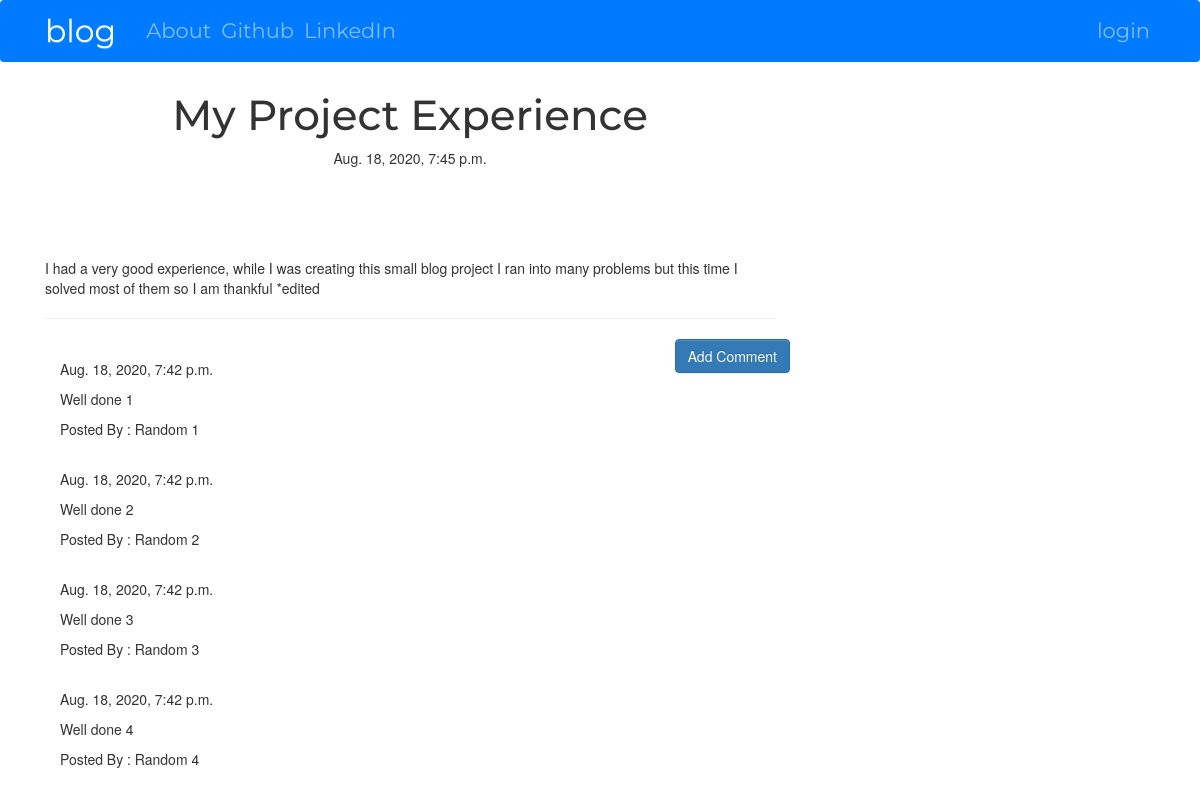
The page /post/10/ on the database its author committed.
### blog/models.py (models this page shows, shortened)
class Post(models.Model):
    author = models.ForeignKey('auth.User', on_delete=models.CASCADE)
    title = models.CharField("Post Title", max_length=200)
    text = models.TextField("Post Content")
    create_date = models.DateTimeField(default=timezone.now)
    published_date = models.DateTimeField(blank=True, null=True)

class Comment(models.Model):
    post = models.ForeignKey(Post, on_delete=models.CASCADE, related_name='comments')
    author = models.CharField(max_length=100)
    text = models.TextField()
    create_date = models.DateTimeField(default=timezone.now)
    approve_comment = models.BooleanField(default=False)

### blog/views.py (the view)
# urls.py: path('post/<int:pk>/', views.PostDetailView.as_view(), name='post_detail'), # retrieve
class PostDetailView(DetailView):
    model = Post

### blog/templates/blog/post_detail.html (shortened to what this page needs)
{% extends 'base.html' %}
{% block content %}
    <h1 class="posttitle loader">{{ post.title | title }}</h1>
    {% if post.published_date %}
        <div class="date postdate">
        {{ post.published_date }}
        </div>
    {% else %}
        <a class="btn btn-default" href="{% url 'blog:post_publish' pk=post.pk %}">Publish</a>
    {% endif %}
    <p class="postcontent">{{ post.text|safe|linebreaksbr }}</p>
    <hr>
    <a href="{% url 'blog:add_comment_to_post'  pk=post.pk%}" class="btn btn-primary btn-comment">Add Comment</a>
    <div class="container">
    {% for comment in post.comments.all %}
        <br>
        {% if user.is_authenticated or comment.approve_comment %}
        {{ comment.create_date }}
            <p>{{ comment.text|safe|linebreaks }}</p>
            <p>Posted By : {{ comment.author }}</p>
        {% endif %}
        {% empty %}
        <p>No Comments!</p>
    {% endfor %}
    </div>
{% endblock %}

### templates/base.html (shortened to what this page needs)
<!DOCTYPE html>
{% load static %}
<html>
  <head>
    <link rel="stylesheet" href="https://stackpath.bootstrapcdn.com/bootstrap/4.1.3/css/bootstrap.min.css"
>
    <link rel="stylesheet" href="https://maxcdn.bootstrapcdn.com/bootstrap/3.3.7/css/bootstrap-theme.min.css">
    <link href="//netdna.bootstrapcdn.com/bootstrap/3.0.0/css/bootstrap.min.css" rel="stylesheet">
    <link rel="stylesheet" href="//cdn.jsdelivr.net/npm/medium-editor@latest/dist/css/medium-editor.min.css" type="text/css" media="screen" charset="utf-8">
    <link rel="stylesheet" href="{% static 'mysite/css/master.css'%}">
  </head>
  <body>
   <nav class="navbar navbar-expand-lg navbar-dark bg-primary techfont">
      <div class="container">
        <div class="navbar-nav align-items-center">
          <a class="navbar-brand bigbrand" href="{% url 'blog:post_list' %}">blog</a>
          <a class="nav-item nav-link" href="{% url 'blog:about' %}">About</a>
          <a class="nav-item nav-link" href="https://www.github.com">Github</a>
          <a class="nav-item nav-link" href="https://www.linkedin.com">LinkedIn</a>
        </div>
        <div class="navbar-nav align-items-center ml-auto">
          {% if user.is_authenticated %}
            <a class="nav-item nav-link" href="{% url 'blog:post_new' %}">New Post</a>
            <a class="nav-item nav-link" href="{% url 'blog:post_draft_list' %}">Drafts</a>
            <a class="nav-item nav-link" href="{% url 'logout' %}">Log out</a>
            <a >&nbsp;&nbsp;&nbsp;&nbsp;{{ user.username }}</a>
          {% else %}
            <a class="nav-item nav-link" href="{% url 'login' %}" aria-label="Login">
              <span class="fa fa-user" aria-hidden="true">login</span></a>
          {% endif %}
        </div>
      </div>
    </nav>
   <div class="content container">
       <div class="row">
           <div class="col-md-8">
               <div class="blog_posts">
                   {% block content %}
                   {% endblock %}
               </div>
           </div>
       </div>
   </div>
  </body>
</html>

### static/mysite/css/master.css (style rules this page uses)
.techfont { font-family: 'Montserrat', sans-serif; font-size: 1.5em; margin-bottom: 10px; color: aliceblue; }
.postdate { text-align: center; }
.posttitle { font-family: 'Montserrat', sans-serif; font-size: 3em; text-align: center; }
.postcontent { font-family: 'Montserrat', sans-serif; font-size: 1.5em; height: 80px; }
.btn-comment { position: absolute; right: 0px; }
.bigbrand { font-size: 1.5em; }

### rows shown on the page
Post: title "My Project Experience", published_date "Aug. 18, 2020, 7:45 p.m.", text "I had a very good experience, while I was creating this small blog project I ran into many problems but this time I solved most of them so I am thankful *edited"
Comment: create_date "Aug. 18, 2020, 7:42 p.m.", text "Well done 1", author "Random 1"
Comment: create_date "Aug. 18, 2020, 7:42 p.m.", text "Well done 2", author "Random 2"
Comment: create_date "Aug. 18, 2020, 7:42 p.m.", text "Well done 3", author "Random 3"
Comment: create_date "Aug. 18, 2020, 7:42 p.m.", text "Well done 4", author "Random 4"
